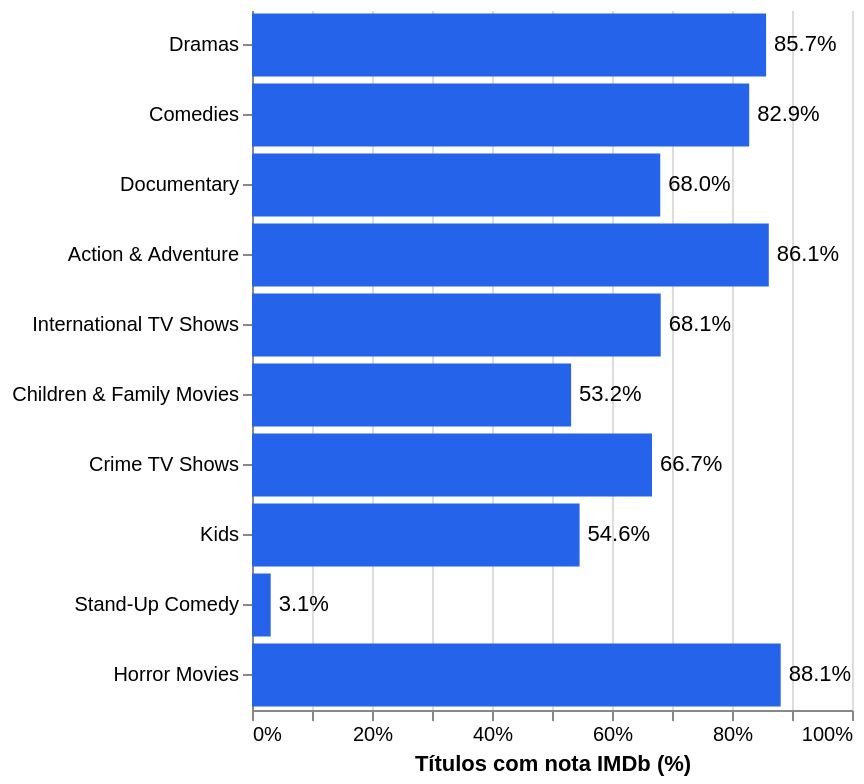

The notebook cell saved with this chart:
### Code cell
# [IA] ChatGPT/Codex – preparar o gráfico de cobertura IMDb por categoria.
coverage_bar(category_coverage(df, agrupamento))

### Figure 1 — Vega-Lite specification as saved in the notebook (floating-point values rounded to 4 significant figures)
{"config": {"view": {"continuousWidth": 300, "continuousHeight": 300, "stroke": null}}, "layer": [{"mark": {"type": "bar", "color": "#2563EB"}, "encoding": {"tooltip": [{"field": "categoria", "title": "Categoria", "type": "nominal"}, {"field": "avaliados", "title": "Com nota IMDb", "type": "quantitative"}, {"field": "total", "title": "Total de títulos", "type": "quantitative"}, {"field": "cobertura", "format": ".1%", "title": "Cobertura", "type": "quantitative"}], "x": {"axis": {"format": ".0%"}, "field": "cobertura", "scale": {"domain": [0, 1]}, "title": "Títulos com nota IMDb (%)", "type": "quantitative"}, "y": {"axis": {"labelLimit": 230}, "field": "categoria", "sort": ["Dramas", "Comedies", "Documentary", "Action & Adventure", "International TV Shows", "Children & Family Movies", "Crime TV Shows", "Kids", "Stand-Up Comedy", "Horror Movies"], "title": null, "type": "nominal"}}}, {"mark": {"type": "text", "align": "left", "dx": 4}, "encoding": {"text": {"field": "cobertura", "format": ".1%", "type": "quantitative"}, "tooltip": [{"field": "categoria", "title": "Categoria", "type": "nominal"}, {"field": "avaliados", "title": "Com nota IMDb", "type": "quantitative"}, {"field": "total", "title": "Total de títulos", "type": "quantitative"}, {"field": "cobertura", "format": ".1%", "title": "Cobertura", "type": "quantitative"}], "x": {"axis": {"format": ".0%"}, "field": "cobertura", "scale": {"domain": [0, 1]}, "title": "Títulos com nota IMDb (%)", "type": "quantitative"}, "y": {"axis": {"labelLimit": 230}, "field": "categoria", "sort": ["Dramas", "Comedies", "Documentary", "Action & Adventure", "International TV Shows", "Children & Family Movies", "Crime TV Shows", "Kids", "Stand-Up Comedy", "Horror Movies"], "title": null, "type": "nominal"}}}], "data": {"name": "data-d16ff3eedb0ca360ebd7bebe751897ab"}, "height": 350, "$schema": "https://vega.github.io/schema/vega-lite/v6.4.1.json", "datasets": {"data-d16ff3eedb0ca360ebd7bebe751897ab": [{"categoria": "Dramas", "total": 1383, "avaliados": 1185, "cobertura": 0.8568}, {"categoria": "Comedies", "total": 1074, "avaliados": 890, "cobertura": 0.8287}, {"categoria": "Documentary", "total": 945, "avaliados": 643, "cobertura": 0.6804}, {"categoria": "Action & Adventure", "total": 721, "avaliados": 621, "cobertura": 0.8613}, {"categoria": "International TV Shows", "total": 690, "avaliados": 470, "cobertura": 0.6812}, {"categoria": "Children & Family Movies", "total": 502, "avaliados": 267, "cobertura": 0.5319}, {"categoria": "Crime TV Shows", "total": 369, "avaliados": 246, "cobertura": 0.6667}, {"categoria": "Kids", "total": 359, "avaliados": 196, "cobertura": 0.546}, {"categoria": "Stand-Up Comedy", "total": 321, "avaliados": 10, "cobertura": 0.03115}, {"categoria": "Horror Movies", "total": 244, "avaliados": 215, "cobertura": 0.8811}]}}
